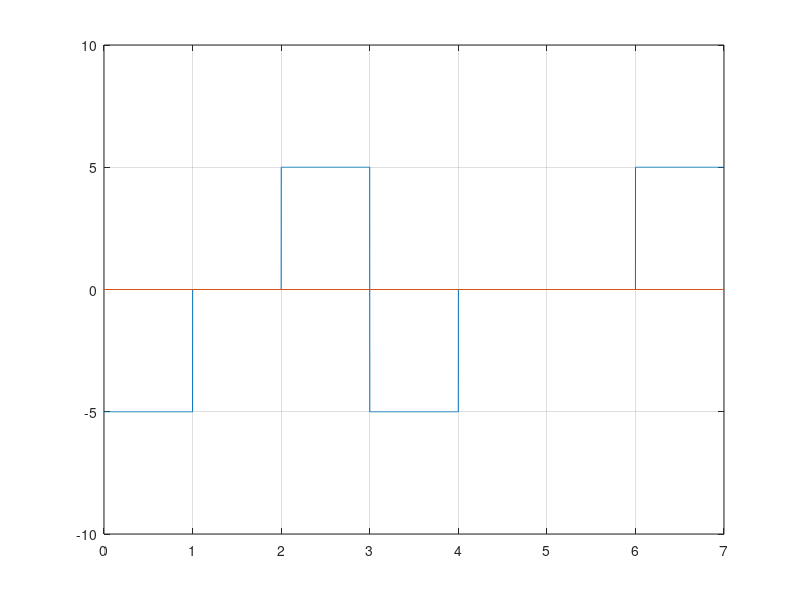

Reproduce this figure in MATLAB.
clc; #... Clear command line
clear all; #... Clear variables
close all; #... Clear figures

bits = [1 0 1 1 0 0 1];

#... Modulation
bitrate = 1;
voltage = 5;

sampling_rate = 1000;
sampling_time = 1/sampling_rate;

end_time = length(bits)/bitrate;
time = 0:sampling_time:end_time;

index = 1;
sign = -1;

for i = 1:length(time)
    modulation(i) = bits(index)*sign*voltage;
    if time(i)*bitrate >= index
        index = index+1;
        if index <= length(bits) && bits(index) == 1
            sign = -sign;
        endif
    endif
endfor

plot(time, modulation);
axis([0 end_time -voltage-5 voltage+5]);
line([0 end_time], [0,0]);
grid on;

#... Demodulation
index = 1;

for i = 1:length(modulation)
    if modulation(i) != 0
        demodultaion(index) = 1;
    else
        demodultaion(index) = 0;
    endif
    if time(i)*bitrate >= index
        index = index+1;
    endif
endfor

disp(demodultaion);
